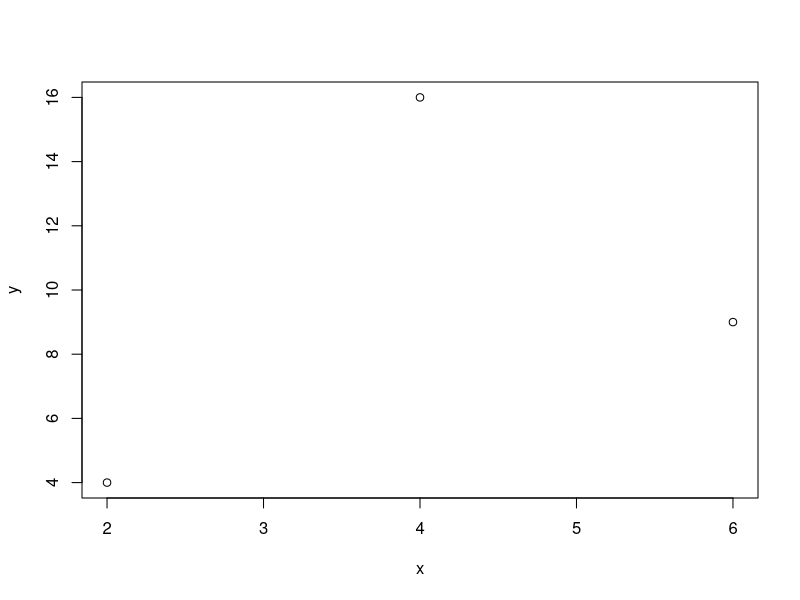
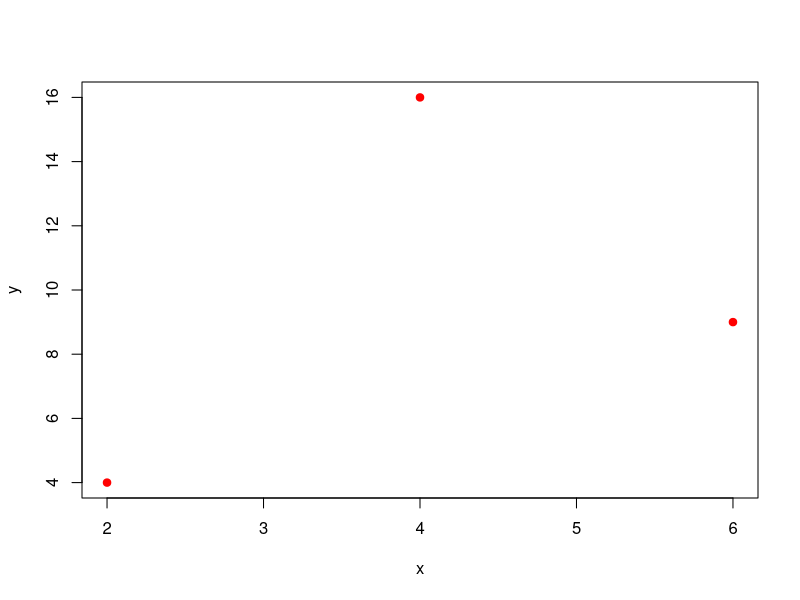
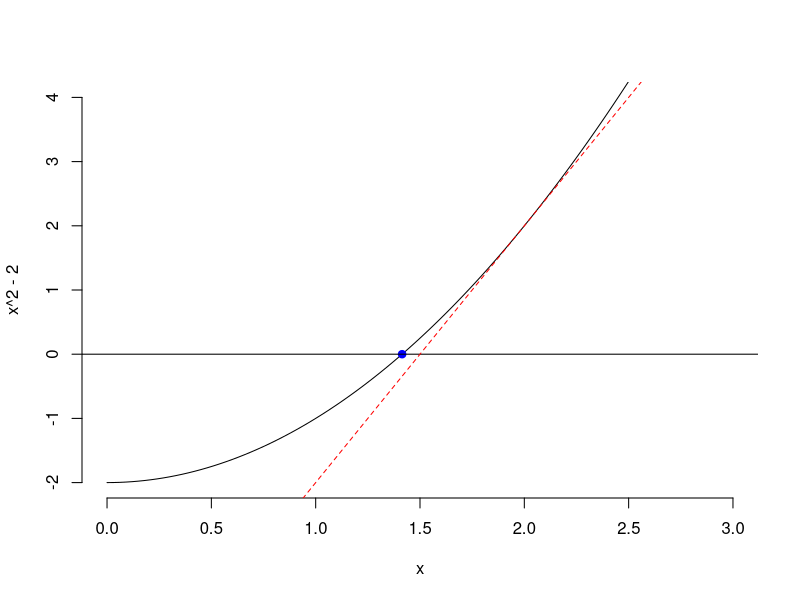

Source code (R) for these figures, in order:
## ------------------------------------------------------------------------
mySqrt<-function(x) sqrt(x)

mySqrt(2)

mySqrt

## ------------------------------------------------------------------------
class(mySqrt)

## ------------------------------------------------------------------------
mySqrt<-function(x) {
  y<-sqrt(x)
}

mySqrt(2)


## ------------------------------------------------------------------------
mySqrt<-function(x) {
  y<-sqrt(x)
  return(y)
}

mySqrt(2)


## ------------------------------------------------------------------------
mySqrt<-function(x=2) sqrt(x)

mySqrt()

## ------------------------------------------------------------------------
myPlot<-function(x,y) plot(x=x,y=y)

myPlot(c(2,4,6),c(4,16,9))

## ----eval=FALSE----------------------------------------------------------
## myPlot(c(2,4,6),c(4,16,9),pch=19,col="red")

## ------------------------------------------------------------------------
myPlot<-function(x,y,...) plot(x=x,y=y,...)

## ------------------------------------------------------------------------
myPlot(c(2,4,6),c(4,16,9),pch=19,col="red")

## ----eval=FALSE----------------------------------------------------------
## mySum<-function(x,y){
##   z<-x+y
##   return(z)
## }

## ----eval=FALSE----------------------------------------------------------
## z

## ------------------------------------------------------------------------
for (i in 1:5) cat(i^2,"\n")

## ------------------------------------------------------------------------
x<-2

while (x <10) {
  cat(x,"\n")
  x<-x+2
  }

## ------------------------------------------------------------------------
f1<-function(x){
  if (x<0) cat("x is negative") else cat("x is nonnegative")
}

f1(-2)

## ------------------------------------------------------------------------
myAbs<-function(x) ifelse(x<0,-x,x)
myAbs(-3)

## ------------------------------------------------------------------------
myQuadratic<-function(a,b,c){
  if (a==0) {cat("Not a Quadratic Equation")}
    else
      {D<- b^2-4*a*c
      if (D<0) {cat("No Real Solutions")} else{
      assign("x1",(-b+sqrt(D))/(2*a))
      assign("x2",(-b-sqrt(D))/(2*a))
      cat(c(x1,x2),"are the real roots")
    } 
  }
}

## ------------------------------------------------------------------------
myQuadratic(1,1,1)
myQuadratic(0,0,0)
myQuadratic(1,-5,6)
myQuadratic(1,-4,4)

## ------------------------------------------------------------------------
curve(x^2-2,xlim=c(0,3),bty="n",ylim=c(-2,4))
points(x=sqrt(2),y=0,pch=19,col="blue")
abline(h=0)
abline(a=-6,b=4,col="red",lty="dashed")

## ------------------------------------------------------------------------
Newton<-function(x,a) {x - (x^2-a)/(2*x)}

x<-2
for (i in 1:8){
  print(x,digits=22)
  x<-Newton(x,2)
}

## ------------------------------------------------------------------------
mySqrt<-function(a,start=2,maxIter=10,maxDiff=.0001){
  
  n<-1
  x<-start
  diff=10000
  while(n<maxIter & diff>maxDiff){
    y<-x
    x<-Newton(x,a)
    diff=abs(x-y)
    n<-n+1
  }
  return(list(sqrt=x,iterations=n-1,difference=diff))
}

## ------------------------------------------------------------------------
mySqrt(2)


## ------------------------------------------------------------------------
sapply(1:3,sqrt)

## ------------------------------------------------------------------------
lapply(1:3,sqrt)

## ----cache=TRUE----------------------------------------------------------
set.seed(6345789)
n1<-10000
poisMean<-3
p1<-rpois(n1,lambda=poisMean)
gammaShape<-3
gammaScale<-4
t1<-lapply(1:n1,function(i) 
  sum(rgamma(p1[i],shape=gammaShape,scale=gammaScale)))
t1<-unlist(t1)
mean(t1)

## ------------------------------------------------------------------------
library(parallel)
detectCores()

## ----eval=FALSE----------------------------------------------------------
## t1<-mclapply(1:n1,function(i)
##   sum(rgamma(p1[i],shape=gammaShape,scale=gammaScale)),
## mc.cores=detectCores())

